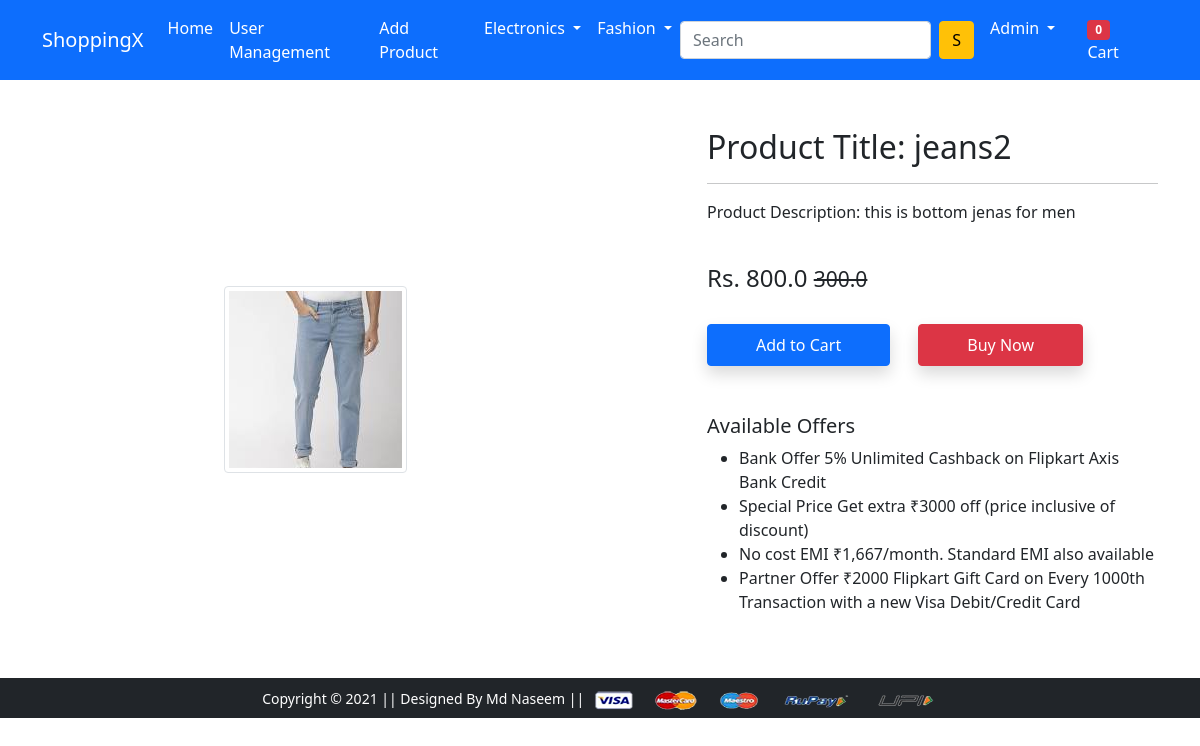
The page /product-detail/2 (signed in) on the database its author committed.
### app/models.py (models this page shows, shortened)
class Product(models.Model):
	title=models.CharField(max_length=100)
	selling_price=models.FloatField()
	discount_price=models.FloatField()
	description=models.TextField()
	brand=models.CharField(max_length=200)
	category=models.CharField(choices=CATEGORY_CHOICES,max_length=50)
	product_image=models.ImageField(upload_to='productimg')

### app/views.py (the view)
# urls.py: path('product-detail/<int:pk>', views.ProductDetailView.as_view(), name='product-detail'),
class ProductDetailView(View):
	def get(self , request , pk):
		product=Product.objects.get(pk=pk)
		totalItem=len(Cart.objects.filter(user=request.user))
		item_already_in_cart=False
		if request.user.is_authenticated:
			item_already_in_cart=Cart.objects.filter(Q(product=product.id) & Q(user=request.user)).exists()
		return render(request, 'app/productdetail.html',{'product':product,'item_already_in_cart':item_already_in_cart,'totalItem':totalItem})

### app/templates/app/productdetail.html (shortened to what this page needs)
{% extends 'app/base.html' %}
{% load static %}
{% block main-content %}
<div class="container my-5">
 <div class="row">
  <div class="col-sm-6 text-center align-self-center">
   <img src="{{product.product_image.url}}" alt="" class="img-fluid img-thumbnail">
  </div>
  <div class="col-sm-5 offset-sm-1">
   <h2>Product Title: {{product.title}}</h2>
   <hr>
   <p>Product Description: {{product.description}}</p> <br>
   <h4>Rs. {{product.selling_price}} <small class="fw-light text-decoration-line-through">{{product.discount_price}}</small></h4> <br>
   {% if request.user.is_authenticated %}
    {% if item_already_in_cart %}
    <a href="{% url 'show-cart' %}" class="btn btn-warning shadow px-5 py-2 ms-4">Go To Cart</a>
{% else %}
   <form action="/add-to-cart" class="d-inline">
    <button type="submit" class="btn btn-primary shadow px-5 py-2">Add to Cart</button>
   </form>
   {% endif %}
   {% endif %}
   <a href="{% url 'checkout' %}" class="btn btn-danger shadow px-5 py-2 ms-4">Buy Now</a>
   <h5 class="mt-5">Available Offers</h5>
   <ul>
    <li>Bank Offer 5% Unlimited Cashback on Flipkart Axis Bank Credit</li>
    <li>Special Price Get extra ₹3000 off (price inclusive of discount)</li>
    <li>No cost EMI ₹1,667/month. Standard EMI also available</li>
    <li>Partner Offer ₹2000 Flipkart Gift Card on Every 1000th Transaction with a new Visa Debit/Credit Card</li>
   </ul>
  </div>
 </div>
</div>
{% endblock main-content %}

### app/templates/app/base.html (shortened to what this page needs)
<!doctype html>
{% load static %}
<html lang="en">
  <head>
    <link href="https://cdn.jsdelivr.net/npm/bootstrap@5.0.0-beta1/dist/css/bootstrap.min.css" rel="stylesheet">
    <link rel="stylesheet" href="{% static 'app/css/owl.carousel.min.css' %}">
    <link rel="stylesheet" href="{% static 'app/css/all.min.css' %}">
    <link rel="stylesheet" href="{% static 'app/css/style.css' %}">
  </head>
  <body>
    <nav class="navbar navbar-expand-lg navbar-dark bg-primary">
     <div class="container">
       <a class="navbar-brand" href="/">ShoppingX</a>
       <div class="collapse navbar-collapse" id="navbarSupportedContent">
         <ul class="navbar-nav me-auto mb-2 mb-lg-0">
           <li class="nav-item">
             <a class="nav-link active" aria-current="page" href="/">Home</a>
           </li>
           <li class="nav-item">
             <a class="nav-link active" aria-current="page" href="{% url 'user_management' %}">User Management</a>
           </li>
           <li class="nav-item">
             <a class="nav-link active" aria-current="page" href="{% url 'addproduct' %}">Add Product</a>
           </li>
           <li class="nav-item dropdown">
             <a class="nav-link dropdown-toggle text-white" href="#" id="electronicsDropdown" role="button" data-bs-toggle="dropdown" aria-expanded="false">
               Electronics
             </a>
           </li>
           <li class="nav-item dropdown">
             <a class="nav-link dropdown-toggle text-white" href="#" id="fashionDropdown" role="button" data-bs-toggle="dropdown" aria-expanded="false">
               Fashion
             </a>
           </li>
         </ul>
         <form class="d-flex">
           <input class="form-control me-2" type="search" placeholder="Search" aria-label="Search">
           <button class="btn btn-warning" type="submit">S</button>
         </form>
         <div>
          <ul class="navbar-nav me-auto mb-2 mb-lg-0">
            {% if request.user.is_authenticated %}
           <li class="nav-item dropdown mx-2">
              <a class="nav-link dropdown-toggle text-white" href="#" id="profileDropdown" role="button" data-bs-toggle="dropdown" aria-expanded="false"><span class="text-capitalize">{{request.user.username}}
              </span></a>
            </li>
            <li class="nav-item mx-2">
             <a href="{% url 'show-cart' %}" class="nav-link text-white"><span class="badge bg-danger">{{totalItem}}</span> Cart </a>
            </li>
            {% endif %}
          </ul>
         </div>
       </div>
     </div>
    </nav>
    {% block main-content %} {% endblock main-content %}
    <footer class="container-fluid bg-dark text-center p-2 mt-5">
        <small class="text-white">Copyright &copy; 2021 || Designed By Md Naseem || </small>
        <img src="{% static 'app/images/payment.png' %}" alt="" srcset="" class="img-fluid" height="2px">
    </footer>
  </body>
</html>

### rows shown on the page
Product: product_image (picture), title "jeans2", description "this is bottom jenas for men", selling_price "800.0", discount_price "300.0"

### other values the page prints
{{ request.user.username }} "Admin"
{{ totalItem }} "0"
